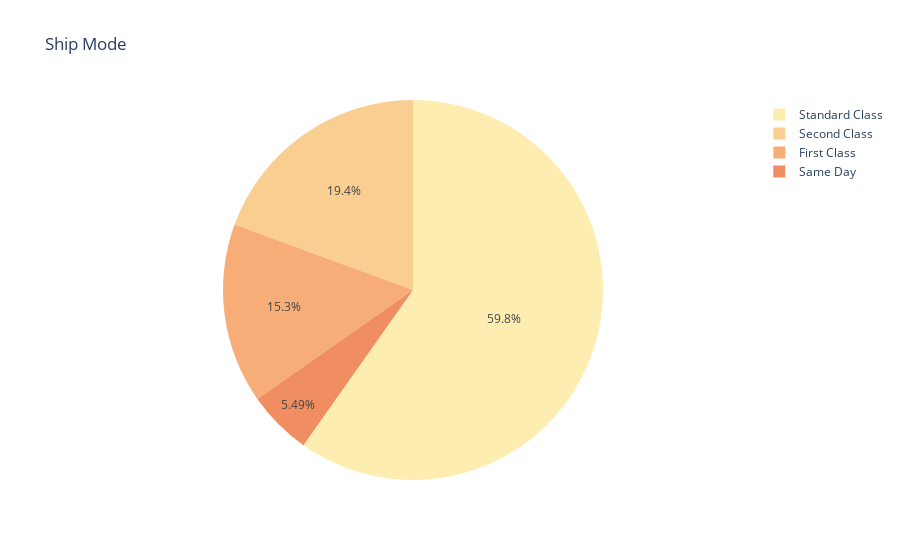

This figure's notebook cell:
### Code cell
fig = px.pie(df,names='Ship Mode',title='Ship Mode',values=np.ones(df.shape[0]),
             color_discrete_sequence=px.colors.sequential.matter) #RdBu,Rainbow,Viridis,Reds,Emrld,Burg_r,YlGnBu_r
fig.show()

### Figure 1 — Plotly figure (JSON) as saved in the notebook; plotly's stock layout.template omitted (floating-point values rounded to 4 significant figures; data arrays with more than 128 entries replaced by an {"elided": "..."} marker saying what was removed)
{"data": [{"domain": {"x": [0, 1], "y": [0, 1]}, "hovertemplate": "Ship Mode=%{label}<br>value=%{value}<extra></extra>", "labels": {"elided": "9800 str values"}, "legendgroup": "", "name": "", "showlegend": true, "type": "pie", "values": {"elided": "9800 int values"}}], "layout": {"legend": {"tracegroupgap": 0}, "piecolorway": ["rgb(253, 237, 176)", "rgb(250, 205, 145)", "rgb(246, 173, 119)", "rgb(240, 142, 98)", "rgb(231, 109, 84)", "rgb(216, 80, 83)", "rgb(195, 56, 90)", "rgb(168, 40, 96)", "rgb(138, 29, 99)", "rgb(107, 24, 93)", "rgb(76, 21, 80)", "rgb(47, 15, 61)"], "title": {"text": "Ship Mode"}}}
